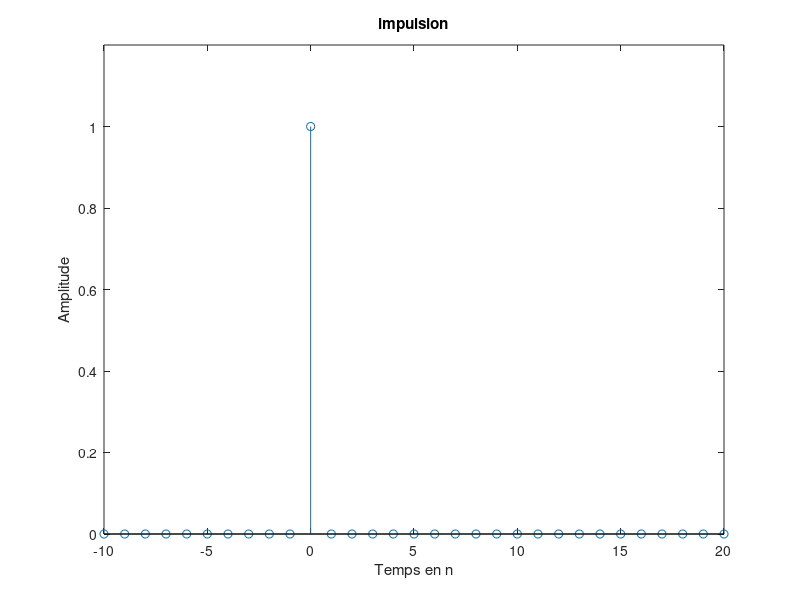

Reproduce this figure in MATLAB.
n=-10:20;
u=[zeros(1,10) 1 zeros(1,20)];
stem(n,u);
xlabel('Temps en n');ylabel('Amplitude');
title ('impulsion');
axis([-10 20 0 1.2]);
